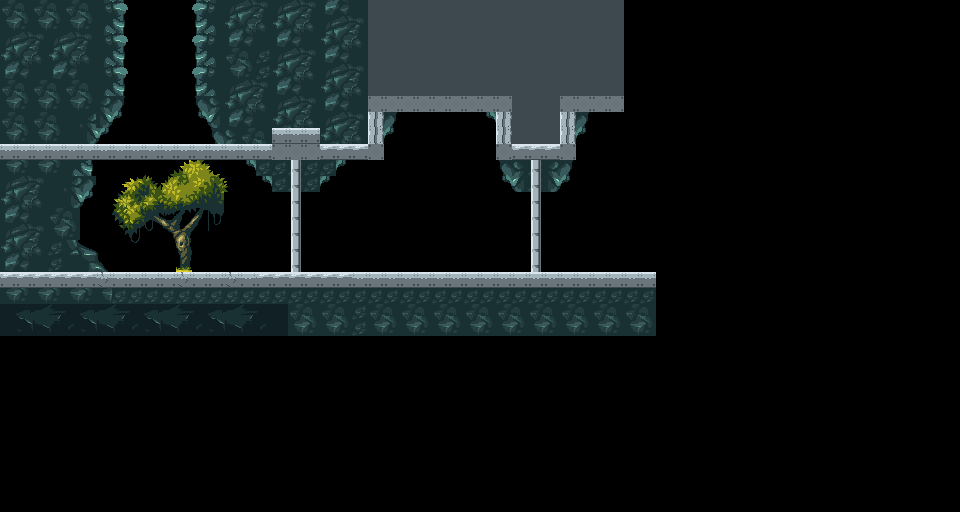

This is a level from a 2D game, rendered from its Tiled map with the project's own tilesets. A one-line summary and the map file follow, with tile-layer data summarised:
An orthogonal 60x32 tile map with 16x16 px tiles, 3 tile layers (secondary, primary, overlay), 2 tilesets and 5 objects (2x room-transition, 2x door, npc).

<map version="1.2" tiledversion="1.3.4" orientation="orthogonal" renderorder="left-down" width="60" height="32" tilewidth="16" tileheight="16" infinite="0" nextlayerid="5" nextobjectid="9">
 <editorsettings>
  <export target="room-2.json" format="json" />
 </editorsettings>
 <tileset firstgid="1" source="tileset.tsx" />
 <tileset firstgid="2049" source="../walls/walls-1.tsx" />
 <layer id="3" name="secondary" width="60" height="32">
  <data>[1920 cells, 17 non-empty, 9 distinct tile ids]</data>
 </layer>
 <layer id="1" name="primary" width="60" height="32">
  <data>[1920 cells, 599 non-empty, 117 distinct tile ids]</data>
 </layer>
 <layer id="2" name="overlay" width="60" height="32">
  <data>[1920 cells, 18 non-empty, 2 distinct tile ids]</data>
 </layer>
 <objectgroup id="4" name="entities">
  <object id="1" type="room-transition" x="125.57" y="2.92204" width="67.9815" height="29.882">
   <properties>
    <property name="direction" value="up" />
    <property name="room" value="room-1" />
   </properties>
  </object>
  <object id="2" name="Teacher" type="npc" x="419.032" y="248.18">
   <properties>
    <property name="dialogueDef" value="tutorial-1" />
   </properties>
   <point />
  </object>
  <object id="3" type="door" x="279.202" y="195.372" width="32.562" height="19.3986">
   <properties>
    <property name="open" value="auto" />
   </properties>
  </object>
  <object id="4" type="door" x="517.528" y="196.758" width="37.4117" height="21.4771">
   <properties>
    <property name="open" value="hello world" />
   </properties>
  </object>
  <object id="8" type="room-transition" x="640.054" y="191.739" width="14.6446" height="79.8853">
   <properties>
    <property name="direction" value="right" />
    <property name="room" value="room-3" />
   </properties>
  </object>
 </objectgroup>
</map>
